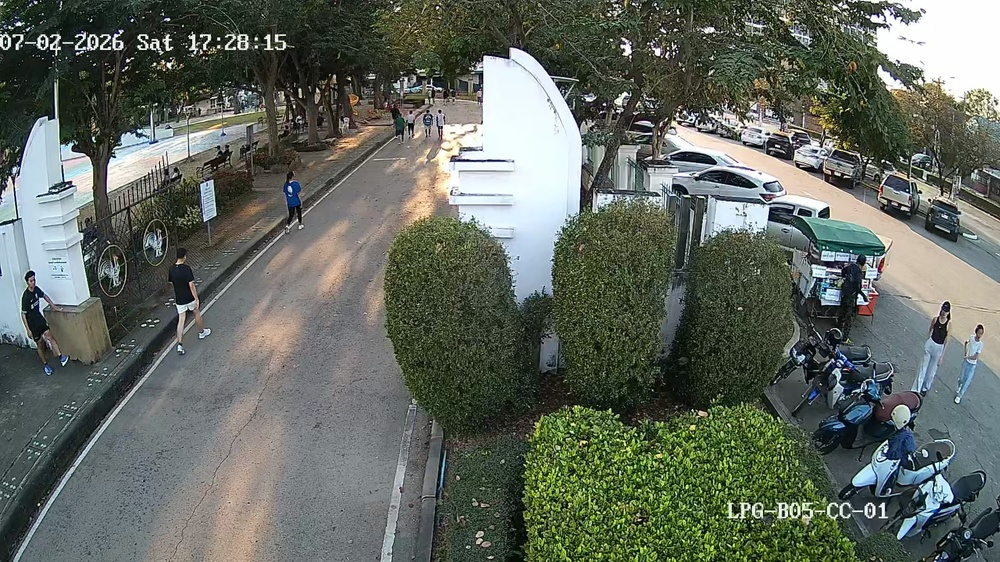
#> input picture ai-service/test_endpoint_3.jpg, 1000 x 562 px, shrunk from 1920 x 1080 before the run
$ python -i line_counter.py   (imports and definitions only)
#> lines starting #> are read from the running program, lines starting #| are printed output that depends on the picture
#> further down, picture is the input picture: shape (562, 1000, 3); mean B, G, R 95.4, 104.8, 97.9
#!/usr/bin/env python3
"""
=====================================================
Line Crossing People Counter (YOLOv8 + ByteTrack)
=====================================================
นับคน "เข้า" / "ออก" โดยดูว่า track ID ข้ามเส้นเสมือนทิศไหน
ดึงสตรีมจากกล้อง LPG-B01-Temp-CC-01 (Hikvision NVR) ผ่าน RTSP

หัวใจการทำงาน:
  1. model.track(persist=True) ให้แต่ละคนมี ID ต่อเนื่องข้ามเฟรม
  2. ดูตำแหน่ง "เท้า" (กึ่งกลางขอบล่างของกล่อง) เทียบกับเส้น A-B
  3. เมื่อ ID เปลี่ยนฝั่ง (A->B หรือ B->A) นับ 1 ครั้ง แล้วจำฝั่งล่าสุด → กันนับซ้ำ
  4. RTSP หลุด → reconnect อัตโนมัติแบบ exponential backoff

วิธีใช้:
    # รันกับกล้องจริง (อ่านค่าจาก config.yaml)
    python line_counter.py

    # ทดสอบกับไฟล์วิดีโอแทนกล้อง + เซฟวิดีโอผลลัพธ์
    python line_counter.py --source clip.mp4 --save out.mp4

    # ทดสอบเร็ว ๆ (ประมวลทุกเฟรม ไม่ sample) จำกัดจำนวนเฟรม
    python line_counter.py --source clip.mp4 --all-frames --max-frames 200
"""

import sys
import time
import argparse
from pathlib import Path

import yaml
import cv2
import numpy as np
from ultralytics import YOLO

PERSON_CLASS_ID = 0


# ==================== Geometry / Counting ====================
class LineCounter:
    """นับการข้ามเส้น A-B แยกทิศ เข้า/ออก พร้อม de-dup ตาม track ID"""

    # [45 lines left out: functions __init__, _signed_distance, update, forget, not called in this run]

    @property
    def net(self):
        return self.in_count - self.out_count


# ==================== Image helpers (edge cases) ====================
def enhance_night(frame):
    """CLAHE บน channel L (LAB) — ช่วยภาพย้อนแสง/มืดให้ contrast ดีขึ้น"""
    lab = cv2.cvtColor(frame, cv2.COLOR_BGR2LAB)
#> lab: shape (562, 1000, 3); mean of channels 0, 1, 2 107.9, 123.7, 132.6
    l, a, b = cv2.split(lab)
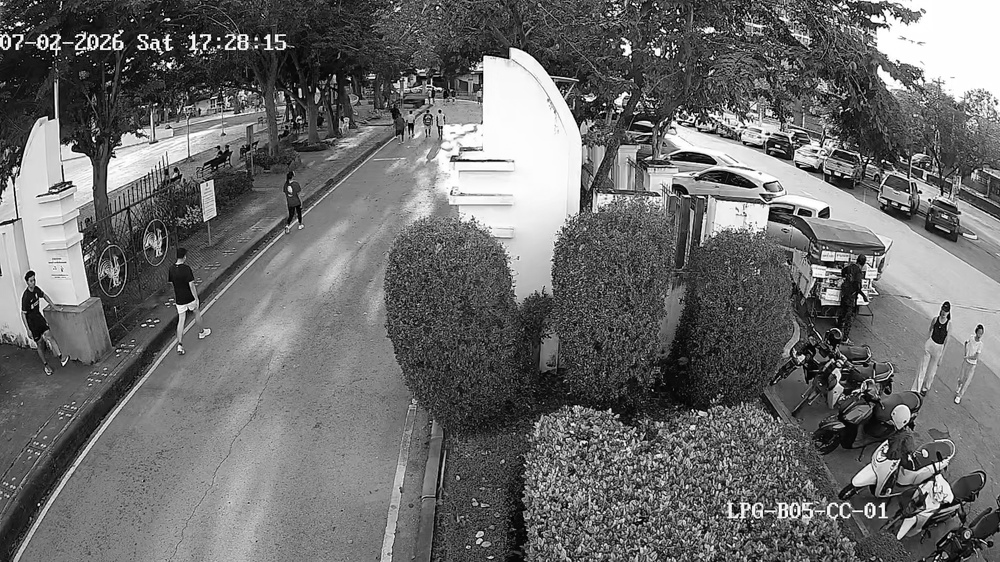
#> l: shape (562, 1000); min 0, max 255, mean 107.9
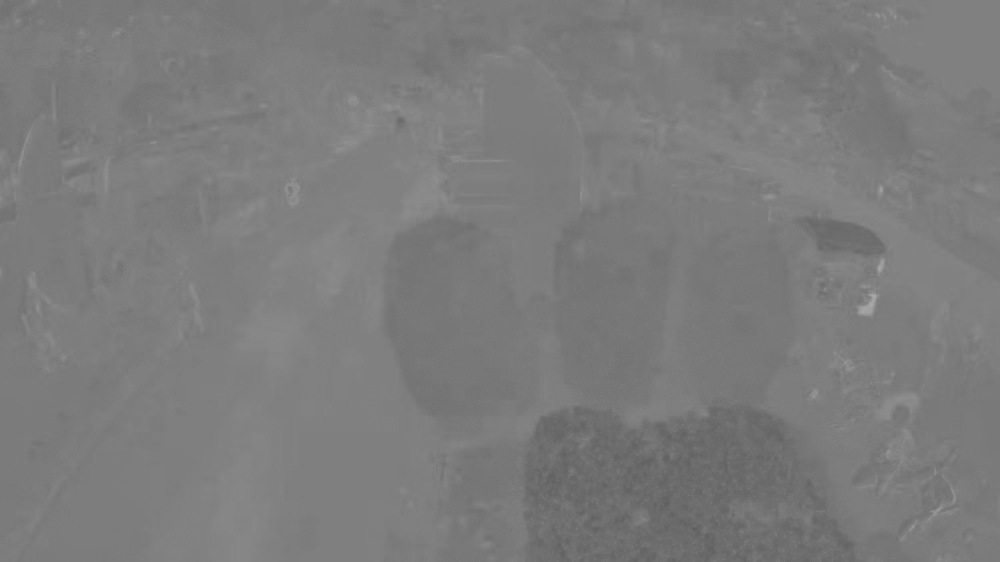
#> a: shape (562, 1000); min 95, max 169, mean 123.7
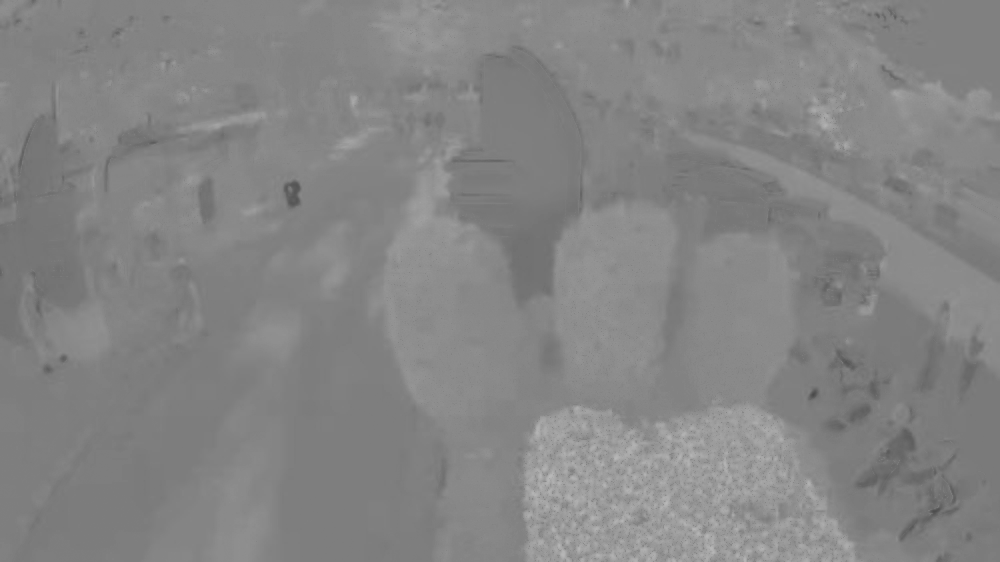
#> b: shape (562, 1000); min 74, max 184, mean 132.6
    clahe = cv2.createCLAHE(clipLimit=2.0, tileGridSize=(8, 8))
    l = clahe.apply(l)
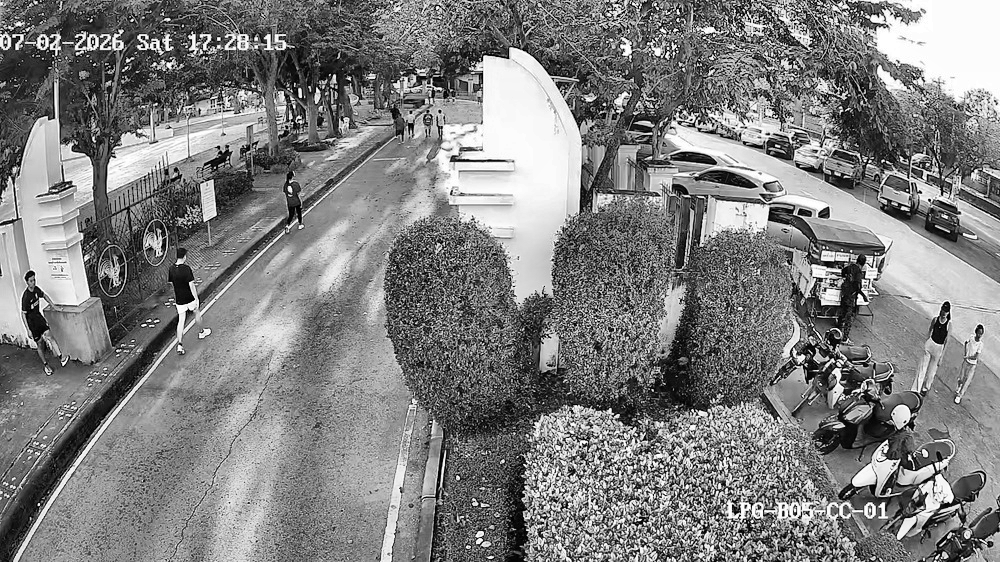
#> l: shape (562, 1000); min 0, max 255, mean 127.8
    return cv2.cvtColor(cv2.merge((l, a, b)), cv2.COLOR_LAB2BGR)
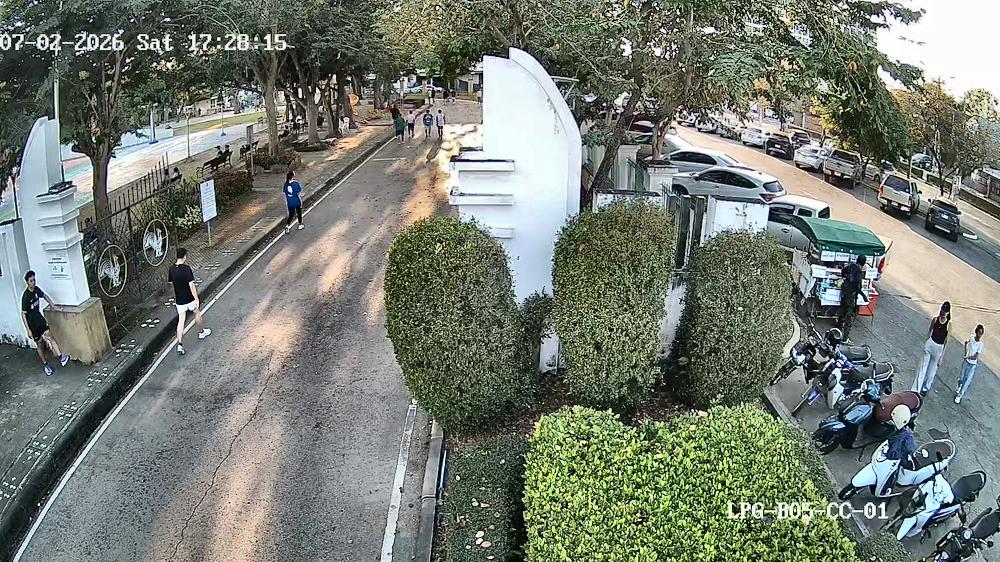
#> returned value: shape (562, 1000, 3); mean B, G, R 114.7, 124.5, 117.5


# [32 lines left out: functions build_roi_mask, point_in_mask, load_config, build_rtsp_url, not called in this run]


# ==================== Stream + reconnect ====================
class RTSPStream:
    """เปิด/อ่าน RTSP พร้อม reconnect แบบ exponential backoff"""

    # [35 lines left out: functions __init__, open, reconnect, not called in this run]

    def read(self):
        return self.cap.read() if self.cap else (False, None)

    def get_fps(self):
        fps = self.cap.get(cv2.CAP_PROP_FPS) if self.cap else 0
        return fps if 0 < fps <= 60 else 25.0

    def release(self):
        if self.cap:
            self.cap.release()


# ==================== Main processing ====================
# [162 lines left out: functions run, main, not called in this run]


# [2 lines not run here, left out]

>>> import cv2
>>> picture = cv2.imread('test_endpoint_3.jpg')
>>> result = enhance_night(picture)
